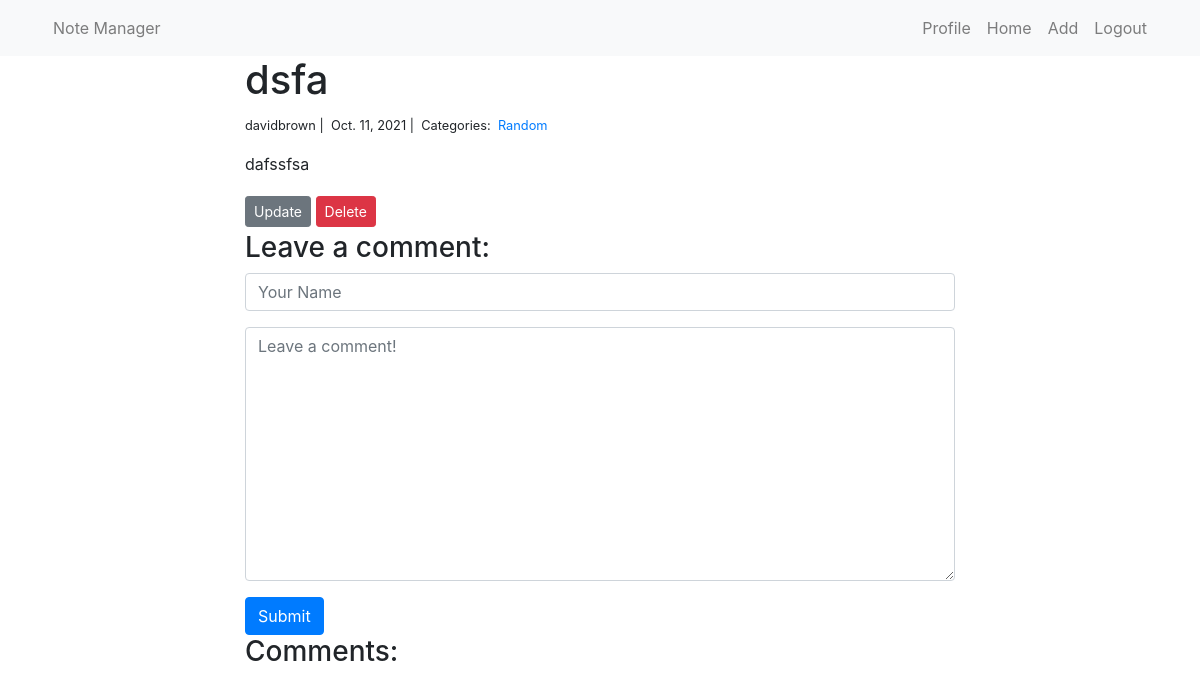
The page /note_manager/16/ (signed in) on the database its author committed.
### note_manager/models.py (models this page shows, shortened)
class Note(models.Model):
    title = models.CharField(max_length=255)
    body = models.TextField()
    created_on = models.DateTimeField(auto_now_add=True) # auto_now_add assigns curr data/time to this field whenever instance is created
    last_modified = models.DateTimeField(auto_now=True) # auto_now assigns curr date/time to field whenever instance is SAVED (edits)
    categories = models.ManyToManyField('Category', related_name='notes') # link categories/notes (many-to-many) using djangos ManytoManyField type
    author = models.ForeignKey(User, on_delete=models.CASCADE)

class Category(models.Model):
    name = models.CharField(max_length=20)

### note_manager/views.py (the view, shortened to what this page needs)
# urls.py: path("<int:pk>/", views.note_detail, name="note_detail"),
@login_required
def note_detail(request, pk):
    note = Note.objects.get(pk=pk)
    form = CommentForm()
    comments = Comment.objects.filter(note=note)
    context = {
        "note": note,
        "comments": comments,
        "form": form,
    }
    return render(request, "note_detail.html", context)

### note_manager/forms.py
class CommentForm(forms.Form):
    author = forms.CharField(
        max_length=60,
        widget=forms.TextInput(attrs={
            "class": "form-control",
            "placeholder": "Your Name"
        })
    )
    body = forms.CharField(widget=forms.Textarea(
        attrs={
            "class": "form-control",
            "placeholder": "Leave a comment!"
        })
    )

### note_manager/templates/note_detail.html (shortened to what this page needs)
{% extends "base.html" %}
{% block page_content %}
<div class="col-md-8 offset-md-2">
    <h1>{{ note.title }}</h1>
    <small>
        {{ note.author }} |&nbsp;
        {{ note.created_on.date }} |&nbsp;
        Categories:&nbsp;
        {% for category in note.categories.all %}
        <a href="{% url 'note_category' category.name %}">
            {{ category.name }}
        </a>&nbsp;
        {% endfor %}
    </small>
    <p>{{ note.body | linebreaks }}</p>
    <a class="btn btn-secondary btn-sm mt-1 mb-1" href="{% url 'note_update' note.pk %}">Update</a>
    <a class="btn btn-danger btn-sm mt-1 mb-1" href="{% url 'note_delete' note.pk %}">Delete</a>
    <h3>Leave a comment:</h3>
    <form action="/note_manager/{{ note.pk }}/" method="post">
        <div class="form-group">
            {{ form.author }}
        </div>
        <div class="form-group">
            {{ form.body }}
        </div>
        <button type="submit" class="btn btn-primary">Submit</button>
    </form>
    <h3>Comments:</h3>
</div>
{% endblock %}

### rows shown on the page
Note: title "dsfa", author "davidbrown", created_on "Oct. 11, 2021", body "dafssfsa"
Category: name "Random"
